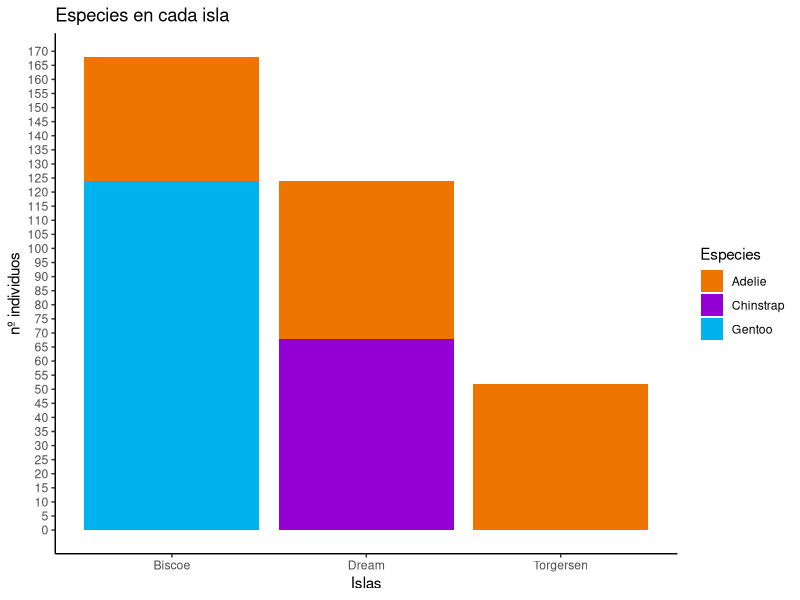
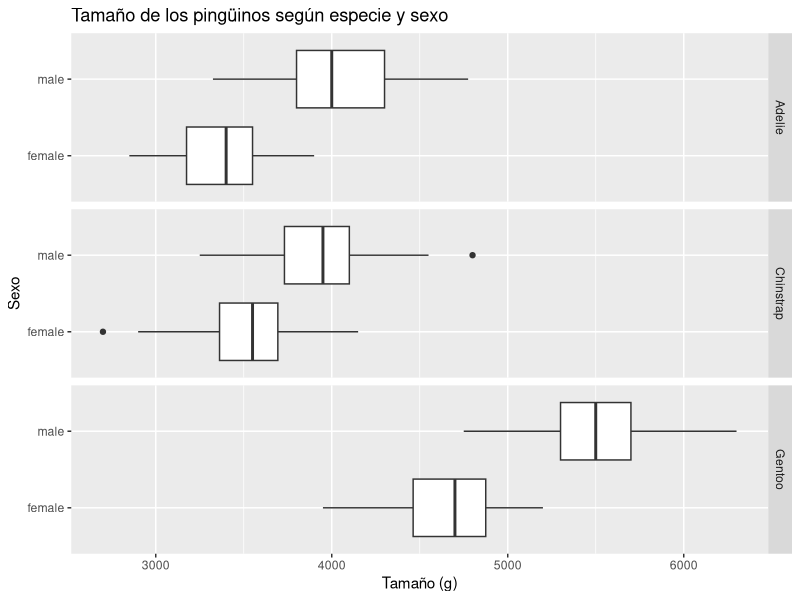

Write the R code that produced these figures, in order.
## ---- chunk 1
knitr::opts_chunk$set(echo = TRUE)
## ---- chunk 2
library(tidyverse)
library(plyr)
library(dplyr)
library(kableExtra)
library(ggplot2)
library(palmerpenguins)
penguins <- palmerpenguins::penguins
str(penguins)
## ---- chunk 3
tabla_1 <- table(penguins$sex, penguins$species)
rownames(tabla_1) <- c("Hembras", "Machos")

tabla_1 %>%
  kbl(caption = "Recuento de individuos totales") %>%
  kable_classic(full_width = F, html_font = "cambria", position = "center") %>%
  row_spec(0, bold = T)

## ---- chunk 4
Media <- c((mean(penguins$bill_length_mm, na.rm = T)), (mean(penguins$bill_depth_mm, na.rm = T)), (mean(penguins$flipper_length_mm, na.rm = T)), (mean(penguins$body_mass_g, na.rm = T)))

SD <- c((sd(penguins$bill_length_mm, na.rm = T)), (sd(penguins$bill_depth_mm, na.rm = T)), (sd(penguins$flipper_length_mm, na.rm = T)), (sd(penguins$body_mass_g, na.rm = T)))

Mínimo <- c((min(penguins$bill_length_mm, na.rm = T)), (min(penguins$bill_depth_mm, na.rm = T)), (min(penguins$flipper_length_mm, na.rm = T)), (min(penguins$body_mass_g, na.rm = T)))

Máximo <- c((max(penguins$bill_length_mm, na.rm = T)), (max(penguins$bill_depth_mm, na.rm = T)), (max(penguins$flipper_length_mm, na.rm = T)), (max(penguins$body_mass_g, na.rm = T)))

tabla_2 <- data.frame(Media, SD, Mínimo, Máximo)
tabla_2 <- round(tabla_2, digits = 2)
row.names(tabla_2) <- c("Longitud pico (mm)", "Profundidad pico (mm)", "Longitud aleta (mm)", "Tamaño (g)")

tabla_2 %>%
  kbl(caption = "Descriptivos de pico, aleta y tamaño") %>%
  kable_classic(full_width = F, html_font = "cambria", position = "center") %>%
  row_spec(0, bold = T)

## ---- chunk 5
plot1 <- ggplot() +
  geom_bar(data = penguins, aes(x = island, fill = species))

plot1 +
  labs(title = "Especies en cada isla", x = "Islas", y = "nº individuos", fill = "Especies") +
  scale_fill_manual (values = c("darkorange2","darkviolet","deepskyblue2")) +
  theme(axis.line = element_line(color = "black"), panel.background = element_blank()) +
  scale_y_continuous(breaks = seq(0, 170, 5))
## ---- chunk 6
penguins1 <- na.omit(penguins)
plot2 <-ggplot(data = penguins1)+
  geom_boxplot(aes(x = sex, y = body_mass_g))

plot2 +
  labs(title = "Tamaño de los pingüinos según especie y sexo", x = "Sexo", y = "Tamaño (g)") +
  coord_flip() +
  facet_grid(rows = vars(species))
  
